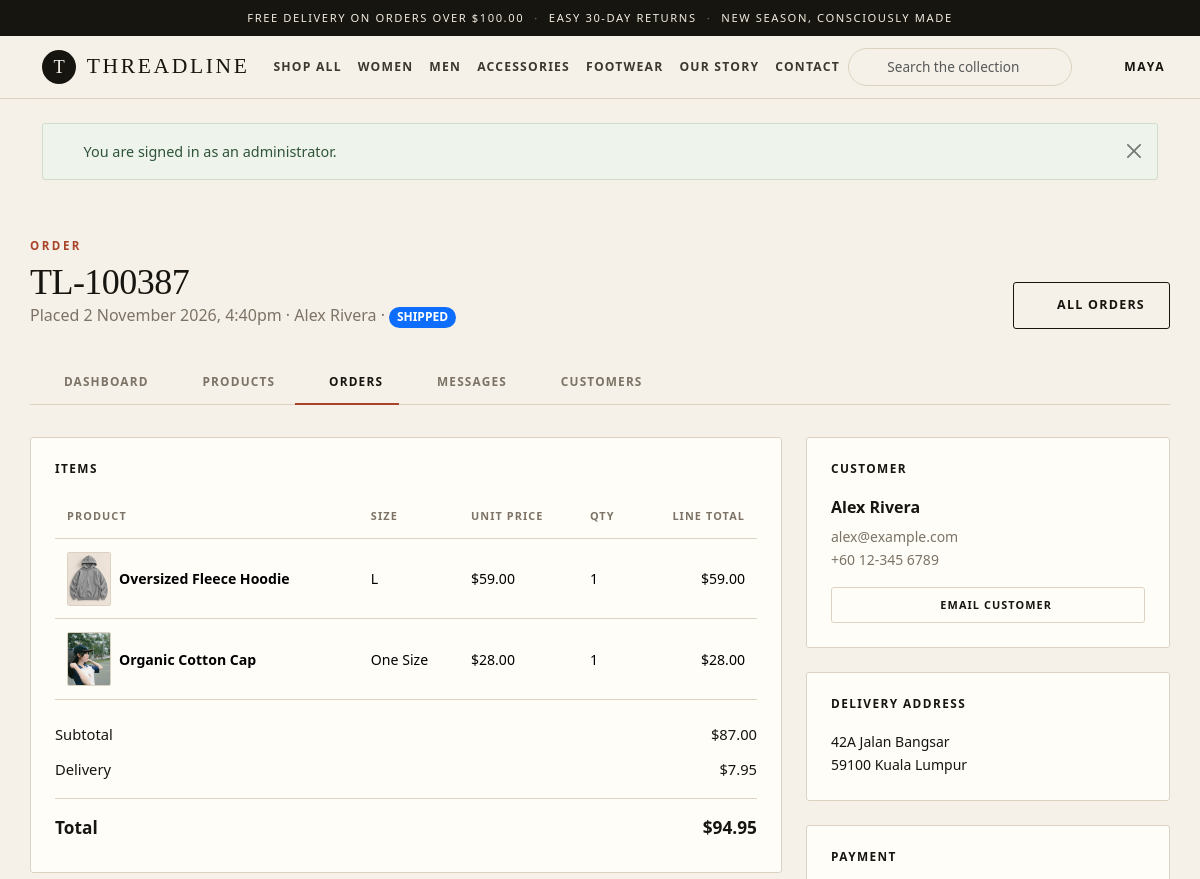
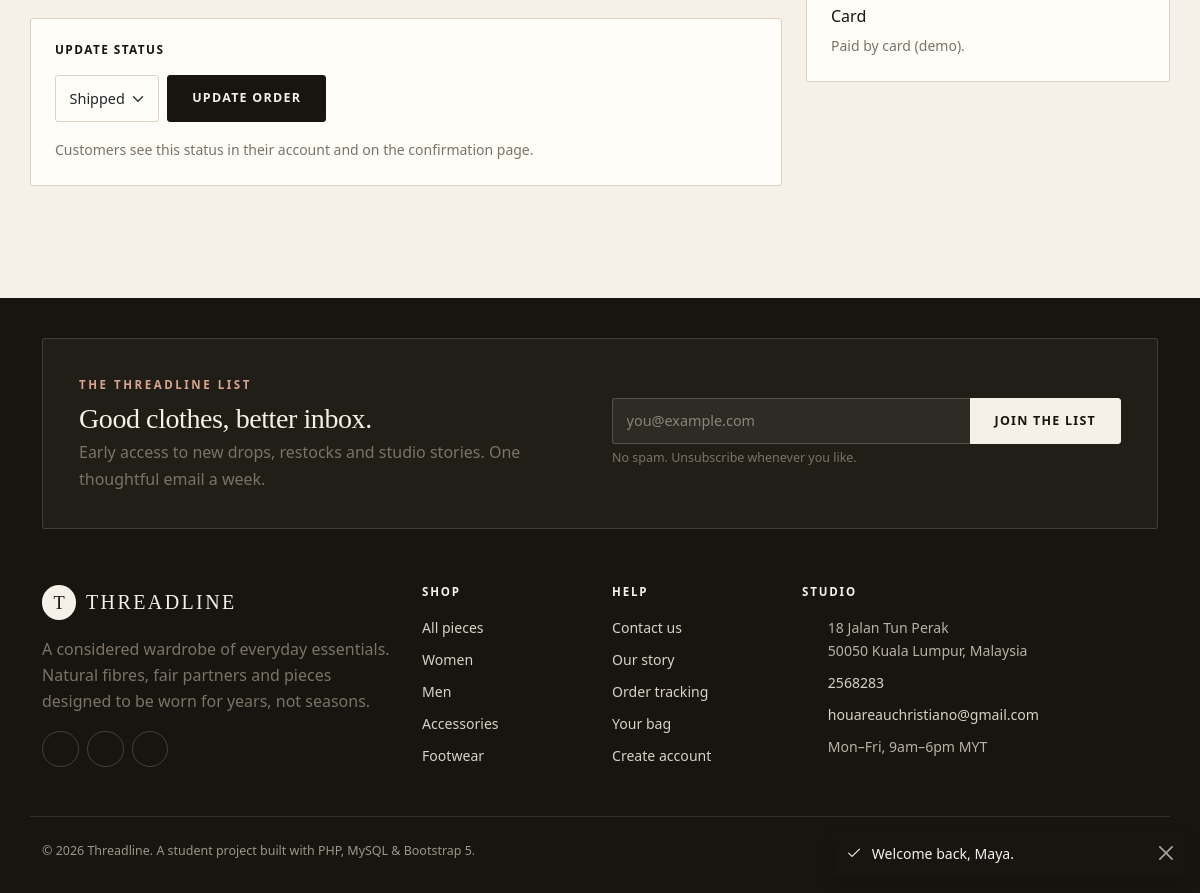
The app's page /admin/order-detail.php?id=2 (signed in) with its own data (2 pictures, top to bottom).
### tables this page shows
CREATE TABLE orders (
    id             INT UNSIGNED AUTO_INCREMENT PRIMARY KEY,
    user_id        INT UNSIGNED NOT NULL,
    reference      VARCHAR(20) NOT NULL,
    full_name      VARCHAR(100) NOT NULL,
    email          VARCHAR(150) NOT NULL,
    phone          VARCHAR(30) NOT NULL,
    address        VARCHAR(255) NOT NULL,
    city           VARCHAR(100) NOT NULL,
    postcode       VARCHAR(20) NOT NULL,
    subtotal       DECIMAL(10, 2) NOT NULL,
    shipping       DECIMAL(10, 2) NOT NULL DEFAULT 0.00,
    total          DECIMAL(10, 2) NOT NULL,
    payment_method VARCHAR(30) NOT NULL DEFAULT 'card',
    status         ENUM('pending', 'paid', 'shipped', 'completed', 'cancelled')
                   NOT NULL DEFAULT 'pending',
    created_at     TIMESTAMP NOT NULL DEFAULT CURRENT_TIMESTAMP,
    UNIQUE KEY uq_orders_reference (reference),
    KEY idx_orders_user (user_id),
    CONSTRAINT fk_orders_user FOREIGN KEY (user_id)
        REFERENCES users (id) ON UPDATE CASCADE
);

CREATE TABLE users (
    id            INT UNSIGNED AUTO_INCREMENT PRIMARY KEY,
    full_name     VARCHAR(100) NOT NULL,
    email         VARCHAR(150) NOT NULL,
    password_hash VARCHAR(255) NOT NULL,
    phone         VARCHAR(30) DEFAULT NULL,
    address       VARCHAR(255) DEFAULT NULL,
    city          VARCHAR(100) DEFAULT NULL,
    postcode      VARCHAR(20) DEFAULT NULL,
    role          ENUM('customer', 'admin') NOT NULL DEFAULT 'customer',
    created_at    TIMESTAMP NOT NULL DEFAULT CURRENT_TIMESTAMP,
    UNIQUE KEY uq_users_email (email)
);

CREATE TABLE order_items (
    id           INT UNSIGNED AUTO_INCREMENT PRIMARY KEY,
    order_id     INT UNSIGNED NOT NULL,
    product_id   INT UNSIGNED DEFAULT NULL,
    product_name VARCHAR(120) NOT NULL,
    size         VARCHAR(20) NOT NULL DEFAULT 'One Size',
    unit_price   DECIMAL(10, 2) NOT NULL,
    quantity     INT NOT NULL DEFAULT 1,
    KEY idx_items_order (order_id),
    CONSTRAINT fk_items_order FOREIGN KEY (order_id)
        REFERENCES orders (id) ON DELETE CASCADE ON UPDATE CASCADE,
    CONSTRAINT fk_items_product FOREIGN KEY (product_id)
        REFERENCES products (id) ON DELETE SET NULL ON UPDATE CASCADE
);

CREATE TABLE products (
    id          INT UNSIGNED AUTO_INCREMENT PRIMARY KEY,
    category_id INT UNSIGNED NOT NULL,
    name        VARCHAR(120) NOT NULL,
    slug        VARCHAR(140) NOT NULL,
    description TEXT NOT NULL,
    material    VARCHAR(120) DEFAULT NULL,
    care        VARCHAR(255) DEFAULT NULL,
    price       DECIMAL(10, 2) NOT NULL,
    sale_price  DECIMAL(10, 2) DEFAULT NULL,
    sizes       VARCHAR(60) NOT NULL DEFAULT 'One Size',
    stock       INT NOT NULL DEFAULT 0,
    image       VARCHAR(120) NOT NULL,
    featured    TINYINT(1) NOT NULL DEFAULT 0,
    created_at  TIMESTAMP NOT NULL DEFAULT CURRENT_TIMESTAMP,
    UNIQUE KEY uq_products_slug (slug),
    KEY idx_products_category (category_id),
    CONSTRAINT fk_products_category FOREIGN KEY (category_id)
        REFERENCES categories (id) ON UPDATE CASCADE
);

### admin/order-detail.php (the view, shortened to what this page needs)
<?php
require_once __DIR__ . '/../includes/auth.php';
$orderId = (int) ($_GET['id'] ?? 0);
$statuses = ['pending', 'paid', 'shipped', 'completed', 'cancelled'];
$stmt = $conn->prepare(
    "SELECT o.*, u.full_name AS customer, u.id AS customer_id
       FROM orders o
       JOIN users u ON u.id = o.user_id
      WHERE o.id = ?"
);
$stmt->bind_param('i', $orderId);
$stmt->execute();
$order = $stmt->get_result()->fetch_assoc();
$itemStmt = $conn->prepare(
    "SELECT oi.*, p.image
       FROM order_items oi
       LEFT JOIN products p ON p.id = oi.product_id
      WHERE oi.order_id = ?
      ORDER BY oi.id"
);
$itemStmt->bind_param('i', $orderId);
$itemStmt->execute();
$items = $itemStmt->get_result()->fetch_all(MYSQLI_ASSOC);
include __DIR__ . '/../includes/header.php';
?>
<div class="container admin-shell">
    <div class="admin-head">
        <div>
            <p class="kicker mb-2">Order</p>
            <h1><?= e($order['reference']) ?></h1>
            <p class="text-muted-warm mb-0">
                Placed <?= e(date('j F Y, g:ia', strtotime($order['created_at']))) ?> ·
                <?= e($order['customer']) ?> · <?= status_badge($order['status']) ?>
            </p>
        </div>
        <a class="btn btn-outline-ink" href="orders.php"><?= icon('arrow-right') ?> All orders</a>
    </div>
    <?php include __DIR__ . '/nav.php'; ?>
    <div class="row g-4">
        <div class="col-lg-8">
            <div class="panel mb-4">
                <h2 class="panel-title">Items</h2>
                <div class="table-responsive">
                    <table class="table table-threadline">
                        <thead>
                            <tr><th>Product</th><th>Size</th><th>Unit price</th><th>Qty</th><th class="text-end">Line total</th></tr>
                        </thead>
                        <tbody>
                            <?php foreach ($items as $item): ?>
                                <tr>
                                    <td>
                                        <div class="d-flex align-items-center gap-2">
                                            <?php if (!empty($item['image'])): ?>
                                                <img class="table-thumb" src="../<?= e(product_image($item['image'])) ?>" alt="">
                                            <?php endif; ?>
                                            <span class="fw-semibold"><?= e($item['product_name']) ?></span>
                                        </div>
                                    </td>
                                    <td><?= e($item['size']) ?></td>
                                    <td><?= money($item['unit_price']) ?></td>
                                    <td><?= (int) $item['quantity'] ?></td>
                                    <td class="text-end"><?= money($item['unit_price'] * $item['quantity']) ?></td>
                                </tr>
                            <?php endforeach; ?>
                        </tbody>
                    </table>
                </div>
                <div class="summary-row mt-3"><span>Subtotal</span><span><?= money($order['subtotal']) ?></span></div>
                <div class="summary-row"><span>Delivery</span><span><?= $order['shipping'] > 0 ? money($order['shipping']) : 'Free' ?></span></div>
                <div class="summary-row total"><span>Total</span><span><?= money($order['total']) ?></span></div>
            </div>
            <div class="panel">
                <h2 class="panel-title">Update status</h2>
                <form method="post" action="order-detail.php?id=<?= $orderId ?>" class="d-flex flex-wrap gap-2">
                    <select class="form-select w-auto" id="status" name="status">
                        <?php foreach ($statuses as $status): ?>
                            <option value="<?= e($status) ?>" <?= $order['status'] === $status ? 'selected' : '' ?>><?= ucfirst($status) ?></option>
                        <?php endforeach; ?>
                    </select>
                    <button class="btn btn-ink" type="submit">Update order</button>
                </form>
                <p class="small text-muted-warm mt-3 mb-0">Customers see this status in their account and on the confirmation page.</p>
            </div>
        </div>
        <div class="col-lg-4">
            <div class="panel mb-4">
                <h2 class="panel-title">Customer</h2>
                <p class="mb-1 fw-semibold"><?= e($order['full_name']) ?></p>
                <p class="small text-muted-warm mb-3"><?= e($order['email']) ?><br><?= e($order['phone']) ?></p>
                <a class="btn btn-outline-warm btn-sm w-100" href="mailto:<?= e($order['email']) ?>"><?= icon('mail') ?> Email customer</a>
            </div>
            <div class="panel mb-4">
                <h2 class="panel-title">Delivery address</h2>
                <address class="small mb-0">
                    <?= e($order['address']) ?><br>
                    <?= e($order['postcode']) ?> <?= e($order['city']) ?>
                </address>
            </div>
            <div class="panel">
                <h2 class="panel-title">Payment</h2>
                <p class="mb-1 text-capitalize"><?= e($order['payment_method']) ?></p>
                <p class="small text-muted-warm mb-0"><?= $order['payment_method'] === 'card' ? 'Paid by card (demo).' : 'See the original order payment details.' ?></p>
            </div>
        </div>
    </div>
</div>
<?php include __DIR__ . '/../includes/footer.php'; ?>

### includes/functions.php (shortened to what this page needs)
<?php
function e(mixed $value): string
{
    return htmlspecialchars((string) $value, ENT_QUOTES, 'UTF-8');
}
function money(float|int|string $amount): string
{
    return CURRENCY . number_format((float) $amount, 2);
}
function product_image(string $file): string
{
    return 'assets/img/products/' . rawurlencode($file);
}
function status_badge(string $status): string
{
    $map = [
        'pending' => 'warning',
        'paid' => 'info',
        'shipped' => 'primary',
        'completed' => 'success',
        'cancelled' => 'secondary',
    ];
    $class = $map[$status] ?? 'secondary';
    return '<span class="badge rounded-pill text-bg-' . $class . ' text-uppercase">' . e($status) . '</span>';
}
    ?>
    <?php
function icon(string $name, string $class = ''): string
{
    $body = $paths[$name] ?? $paths['info'];
    return '<svg class="icon ' . e($class) . '" viewBox="0 0 24 24" fill="none" stroke="currentColor" '
        . 'stroke-width="1.7" stroke-linecap="round" stroke-linejoin="round" aria-hidden="true">'
        . $body . '</svg>';
}

### assets/css/style.css (style rules this page uses)
:root { --ink: #17150f; --ink-soft: #3d382f; --cream: #f6f1e8; --paper: #fffdf8; --sand: #e8ddcd; --sand-deep: #d9cab4; --line: #ddd2c2; --accent: #a8442a; --accent-dark: #85331f; --olive: #59614c; --muted: #7c7366; --success: #3f6b4f; --radius: 3px; --shadow-soft: 0 18px 50px -30px rgba(23, 21, 15, .45); --font-body: "Segoe UI", "Helvetica Neue", Arial, sans-serif; --font-display: Georgia, "Times New Roman", serif; }
html { scroll-behavior: smooth; }
body { background: var(--cream); color: var(--ink); font-family: var(--font-body); font-size: 1rem; line-height: 1.65; -webkit-font-smoothing: antialiased; }
h1, h2, h3, h4, .display-font { font-family: var(--font-display); font-weight: 400; letter-spacing: -.015em; color: var(--ink); }
h1 { line-height: 1.08; }
h2 { line-height: 1.14; }
a { color: var(--ink); text-decoration-thickness: 1px; text-underline-offset: 3px; }
.text-muted-warm { color: var(--muted) !important; }
.icon { width: 1.15em; height: 1.15em; vertical-align: -.18em; flex-shrink: 0; }
.kicker { font-size: .72rem; letter-spacing: .22em; text-transform: uppercase; font-weight: 600; color: var(--accent); }
.nav-search-icon .icon { width: 1rem; height: 1rem; }
.nav-account-toggle .icon { flex: none; }
.btn { border-radius: var(--radius); font-size: .78rem; font-weight: 600; letter-spacing: .1em; text-transform: uppercase; padding: .8rem 1.5rem; transition: all .2s ease; }
.btn-ink { background: var(--ink); border-color: var(--ink); color: var(--cream); }
.btn-outline-ink { border: 1px solid var(--ink); color: var(--ink); background: transparent; }
.btn-outline-warm { border: 1px solid var(--line); color: var(--ink); background: transparent; }
.btn-sm { padding: .55rem .95rem; font-size: .68rem; }
.form-select, .form-control { border-radius: var(--radius); border-color: var(--line); background-color: var(--paper); padding: .7rem .85rem; font-size: .9rem; }
.summary-row { display: flex; justify-content: space-between; gap: 1rem; font-size: .92rem; padding: .35rem 0; }
.summary-row.total { border-top: 1px solid var(--line); margin-top: .7rem; padding-top: .9rem; font-size: 1.08rem; font-weight: 700; }
.admin-shell { padding: 2.5rem 0 4rem; }
.admin-head { display: flex; flex-wrap: wrap; align-items: flex-end; justify-content: space-between; gap: 1rem; margin-bottom: 2rem; }
.admin-head h1 { font-size: clamp(1.8rem, 3vw, 2.4rem); margin: 0; }
.panel { background: var(--paper); border: 1px solid var(--line); border-radius: var(--radius); padding: 1.5rem; }
.panel-title { font-family: var(--font-body); font-size: .74rem; letter-spacing: .12em; text-transform: uppercase; font-weight: 700; margin-bottom: 1.2rem; }
.table-threadline { --bs-table-bg: transparent; margin-bottom: 0; font-size: .88rem; }
.table-threadline > :not(caption) > * > * { padding: .8rem .75rem; border-bottom-color: var(--line); vertical-align: middle; }
.table-threadline thead th { font-size: .68rem; letter-spacing: .1em; text-transform: uppercase; color: var(--muted); font-weight: 700; border-bottom-width: 1px; white-space: nowrap; }
.table-thumb { width: 44px; height: 54px; object-fit: cover; border: 1px solid var(--line); background: var(--cream); border-radius: 2px; }
.footer-list .icon { margin-top: .2rem; opacity: .7; }

### records on screen
orders: reference "TL-100387", created_at "2 November 2026, 4:40pm", user.full_name "Alex Rivera", status "SHIPPED", subtotal "$87.00", shipping "$7.95", total "$94.95", status "Shipped", full_name "Alex Rivera", email "alex@example.com", phone "+60 12-345 6789", address "42A Jalan Bangsar", postcode "59100", city "Kuala Lumpur", payment_method "Card"
order_items: product.image (picture), product_name "Oversized Fleece Hoodie", size "L", unit_price "$59.00", quantity "1", money($item['unit_price'] * $item['quantity']) "$59.00"
order_items: product.image (picture), product_name "Organic Cotton Cap", size "One Size", unit_price "$28.00", quantity "1", money($item['unit_price'] * $item['quantity']) "$28.00"

### other values on screen
money(FREE_SHIPPING_THRESHOLD) "$100.00"
SITE_NAME "THREADLINE"
explode(' ', current_user_name())[0] "MAYA"
$flash['message'] "You are signed in as an administrator."
$label "DASHBOARD"
$label "PRODUCTS"
$label "ORDERS"
$label "MESSAGES"
$label "CUSTOMERS"
SITE_NAME "Threadline"
